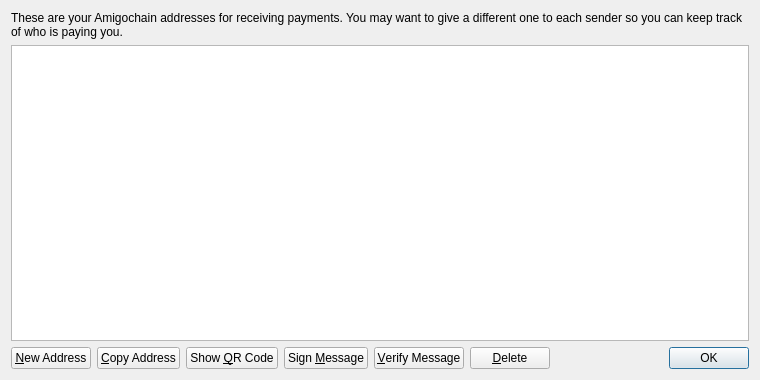
<?xml version="1.0" encoding="UTF-8"?>
<ui version="4.0">
 <class>AddressBookPage</class>
 <widget class="QWidget" name="AddressBookPage">
  <property name="geometry">
   <rect>
    <x>0</x>
    <y>0</y>
    <width>760</width>
    <height>380</height>
   </rect>
  </property>
  <property name="windowTitle">
   <string>Address Book</string>
  </property>
  <layout class="QVBoxLayout" name="verticalLayout">
   <item>
    <widget class="QLabel" name="labelExplanation">
     <property name="text">
      <string>These are your Amigochain addresses for receiving payments. You may want to give a different one to each sender so you can keep track of who is paying you.</string>
     </property>
     <property name="textFormat">
      <enum>Qt::PlainText</enum>
     </property>
     <property name="wordWrap">
      <bool>true</bool>
     </property>
    </widget>
   </item>
   <item>
    <widget class="QTableView" name="tableView">
     <property name="contextMenuPolicy">
      <enum>Qt::CustomContextMenu</enum>
     </property>
     <property name="toolTip">
      <string>Double-click to edit address or label</string>
     </property>
     <property name="tabKeyNavigation">
      <bool>false</bool>
     </property>
     <property name="alternatingRowColors">
      <bool>true</bool>
     </property>
     <property name="selectionMode">
      <enum>QAbstractItemView::SingleSelection</enum>
     </property>
     <property name="selectionBehavior">
      <enum>QAbstractItemView::SelectRows</enum>
     </property>
     <property name="sortingEnabled">
      <bool>true</bool>
     </property>
     <attribute name="verticalHeaderVisible">
      <bool>false</bool>
     </attribute>
    </widget>
   </item>
   <item>
    <layout class="QHBoxLayout" name="horizontalLayout">
     <item>
      <widget class="QPushButton" name="newAddressButton">
       <property name="toolTip">
        <string>Create a new address</string>
       </property>
       <property name="text">
        <string>&amp;New Address</string>
       </property>
       <property name="icon">
        <iconset resource="../bitcoin.qrc">
         <normaloff>:/icons/add</normaloff>:/icons/add</iconset>
       </property>
      </widget>
     </item>
     <item>
      <widget class="QPushButton" name="copyToClipboard">
       <property name="toolTip">
        <string>Copy the currently selected address to the system clipboard</string>
       </property>
       <property name="text">
        <string>&amp;Copy Address</string>
       </property>
       <property name="icon">
        <iconset resource="../bitcoin.qrc">
         <normaloff>:/icons/editcopy</normaloff>:/icons/editcopy</iconset>
       </property>
      </widget>
     </item>
     <item>
      <widget class="QPushButton" name="showQRCode">
       <property name="text">
        <string>Show &amp;QR Code</string>
       </property>
       <property name="icon">
        <iconset resource="../bitcoin.qrc">
         <normaloff>:/icons/qrcode</normaloff>:/icons/qrcode</iconset>
       </property>
      </widget>
     </item>
     <item>
      <widget class="QPushButton" name="signMessage">
       <property name="toolTip">
        <string>Sign a message to prove you own a Amigochain address</string>
       </property>
       <property name="text">
        <string>Sign &amp;Message</string>
       </property>
       <property name="icon">
        <iconset resource="../bitcoin.qrc">
         <normaloff>:/icons/edit</normaloff>:/icons/edit</iconset>
       </property>
      </widget>
     </item>
     <item>
      <widget class="QPushButton" name="verifyMessage">
       <property name="toolTip">
        <string>Verify a message to ensure it was signed with a specified Amigochain address</string>
       </property>
       <property name="text">
        <string>&amp;Verify Message</string>
       </property>
       <property name="icon">
        <iconset resource="../bitcoin.qrc">
         <normaloff>:/icons/transaction_0</normaloff>:/icons/transaction_0</iconset>
       </property>
      </widget>
     </item>
     <item>
      <widget class="QPushButton" name="deleteButton">
       <property name="toolTip">
        <string>Delete the currently selected address from the list</string>
       </property>
       <property name="text">
        <string>&amp;Delete</string>
       </property>
       <property name="icon">
        <iconset resource="../bitcoin.qrc">
         <normaloff>:/icons/remove</normaloff>:/icons/remove</iconset>
       </property>
      </widget>
     </item>
     <item>
      <spacer name="horizontalSpacer">
       <property name="orientation">
        <enum>Qt::Horizontal</enum>
       </property>
       <property name="sizeHint" stdset="0">
        <size>
         <width>40</width>
         <height>20</height>
        </size>
       </property>
      </spacer>
     </item>
     <item>
      <widget class="QDialogButtonBox" name="buttonBox">
       <property name="sizePolicy">
        <sizepolicy hsizetype="Maximum" vsizetype="Fixed">
         <horstretch>0</horstretch>
         <verstretch>0</verstretch>
        </sizepolicy>
       </property>
       <property name="standardButtons">
        <set>QDialogButtonBox::Ok</set>
       </property>
      </widget>
     </item>
    </layout>
   </item>
  </layout>
 </widget>
 <resources>
  <include location="../bitcoin.qrc"/>
 </resources>
 <connections/>
</ui>
